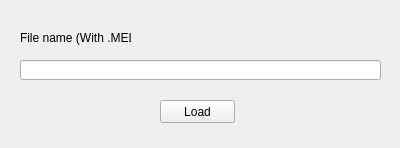
<?xml version="1.0" encoding="UTF-8"?>
<ui version="4.0">
 <class>Form</class>
 <widget class="QWidget" name="Form">
  <property name="geometry">
   <rect>
    <x>0</x>
    <y>0</y>
    <width>400</width>
    <height>148</height>
   </rect>
  </property>
  <property name="minimumSize">
   <size>
    <width>301</width>
    <height>148</height>
   </size>
  </property>
  <property name="windowTitle">
   <string>Form</string>
  </property>
  <widget class="QLabel" name="Filename">
   <property name="geometry">
    <rect>
     <x>20</x>
     <y>30</y>
     <width>111</width>
     <height>16</height>
    </rect>
   </property>
   <property name="text">
    <string>File name (With .MEL)</string>
   </property>
  </widget>
  <widget class="QLineEdit" name="Name">
   <property name="geometry">
    <rect>
     <x>20</x>
     <y>60</y>
     <width>361</width>
     <height>20</height>
    </rect>
   </property>
  </widget>
  <widget class="QPushButton" name="Load_button">
   <property name="geometry">
    <rect>
     <x>160</x>
     <y>100</y>
     <width>75</width>
     <height>23</height>
    </rect>
   </property>
   <property name="text">
    <string>Load</string>
   </property>
  </widget>
 </widget>
 <resources/>
 <connections/>
</ui>
